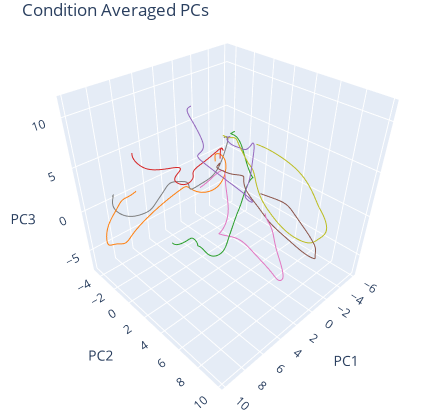

Here is the notebook cell this chart was saved with:
### Code cell
# COND AVG
    
fig = go.Figure()
for session in config.data.pretrain_sessions:    
    for cond_id, trials in trialized_data[session].groupby('condition'):
        avg_trials = []
        for trial_id, trial in trials.groupby('trial_id'):
            avg_trials.append(pca.transform(trial.factors_smth))
        avg_trials = np.array(avg_trials).mean(0)
        fig.add_trace(
            go.Scatter3d(
                x=avg_trials[:, 0], 
                y=avg_trials[:, 1], 
                z=avg_trials[:, 2],
                mode='lines',
                line=dict(color=f'{colors.rgb2hex(cm.tab10(cond_id))}'),
            )
        )

fig.update_layout(
    width=430,
    height=410,
    autosize=False,
    showlegend=False,
    title={
        'text': "Condition Averaged PCs",
        'y':0.96,
        'yanchor': 'bottom'
    },
    scene=dict(
        xaxis_showspikes=False,
        yaxis_showspikes=False,
        zaxis_showspikes=False,
        xaxis_title="PC1",
        yaxis_title="PC2",
        zaxis_title="PC3",
        camera=dict(
            center=dict(
                x=0.065,
                y=0.0,
                z=-0.075,
                # z=-0.12,
            ),
            eye=dict(
                x=1.3, 
                y=1.3, 
                z=1.3
            )
        ),
        aspectratio = dict( x=1, y=1, z=1 ),
        aspectmode = 'manual'
    ),
)

fig.update_layout(margin=dict(r=0, l=0, b=0, t=20))
config2 = {'displayModeBar': False}
fig.show(config=config2)

### Figure 1 — Plotly figure (JSON) as saved in the notebook; plotly's stock layout.template omitted (floating-point values rounded to 4 significant figures; data arrays with more than 128 entries replaced by an {"elided": "..."} marker saying what was removed)
{"data": [{"line": {"color": "#ff7f0e"}, "mode": "lines", "type": "scatter3d", "x": {"elided": "200 float values"}, "y": {"elided": "200 float values"}, "z": {"elided": "200 float values"}}, {"line": {"color": "#2ca02c"}, "mode": "lines", "type": "scatter3d", "x": {"elided": "200 float values"}, "y": {"elided": "200 float values"}, "z": {"elided": "200 float values"}}, {"line": {"color": "#d62728"}, "mode": "lines", "type": "scatter3d", "x": {"elided": "200 float values"}, "y": {"elided": "200 float values"}, "z": {"elided": "200 float values"}}, {"line": {"color": "#9467bd"}, "mode": "lines", "type": "scatter3d", "x": {"elided": "200 float values"}, "y": {"elided": "200 float values"}, "z": {"elided": "200 float values"}}, {"line": {"color": "#8c564b"}, "mode": "lines", "type": "scatter3d", "x": {"elided": "200 float values"}, "y": {"elided": "200 float values"}, "z": {"elided": "200 float values"}}, {"line": {"color": "#e377c2"}, "mode": "lines", "type": "scatter3d", "x": {"elided": "200 float values"}, "y": {"elided": "200 float values"}, "z": {"elided": "200 float values"}}, {"line": {"color": "#7f7f7f"}, "mode": "lines", "type": "scatter3d", "x": {"elided": "200 float values"}, "y": {"elided": "200 float values"}, "z": {"elided": "200 float values"}}, {"line": {"color": "#bcbd22"}, "mode": "lines", "type": "scatter3d", "x": {"elided": "200 float values"}, "y": {"elided": "200 float values"}, "z": {"elided": "200 float values"}}], "layout": {"autosize": false, "height": 410, "margin": {"b": 0, "l": 0, "r": 0, "t": 20}, "scene": {"aspectmode": "manual", "aspectratio": {"x": 1, "y": 1, "z": 1}, "camera": {"center": {"x": 0.065, "y": 0, "z": -0.075}, "eye": {"x": 1.3, "y": 1.3, "z": 1.3}}, "xaxis": {"showspikes": false, "title": {"text": "PC1"}}, "yaxis": {"showspikes": false, "title": {"text": "PC2"}}, "zaxis": {"showspikes": false, "title": {"text": "PC3"}}}, "showlegend": false, "title": {"text": "Condition Averaged PCs", "y": 0.96, "yanchor": "bottom"}, "width": 430}}
